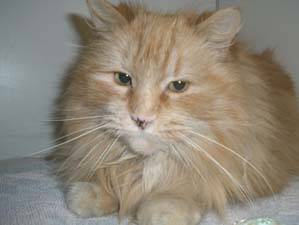
#> input picture opencv-resizing/cat.jpg, 299 x 225 px
$ python opencv_resize.py --image cat.jpg
#> lines starting #> are read from the running program, lines starting #| are printed output that depends on the picture
# USAGE
# python opencv_resize.py --image cat.jpg

# import the necessary packages
import argparse
import imutils
import cv2

# construct the argument parser and parse the arguments
ap = argparse.ArgumentParser()
ap.add_argument("-i", "--image", type=str, default="cat.jpg",
	help="path to the input image")
args = vars(ap.parse_args())

# load the original input image and display it to our screen
image = cv2.imread(args["image"])
#> image is the input picture: shape (225, 299, 3); mean B, G, R 120.5, 134.3, 143.3
cv2.imshow("Original", image)

# let's resize our image to be 150 pixels wide, but in order to
# prevent our resized image from being skewed/distorted, we must
# first calculate the ratio of the *new* width to the *old* width
r = 150.0 / image.shape[1]
#> r = 0.502
dim = (150, int(image.shape[0] * r))
#> dim = (150, 112)

# perform the actual resizing of the image
resized = cv2.resize(image, dim, interpolation=cv2.INTER_AREA)
cv2.imshow("Resized (Width)", resized)

# let's resize the image to have a width of 50 pixels, again keeping
# in mind the aspect ratio
r = 50.0 / image.shape[0]
#> r = 0.222
dim = (int(image.shape[1] * r), 50)
#> dim = (66, 50)

# perform the resizing
resized = cv2.resize(image, dim, interpolation=cv2.INTER_AREA)
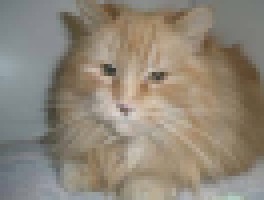
#> resized: shape (50, 66, 3) (shown 4 times larger); mean B, G, R 120.5, 134.3, 143.3
cv2.imshow("Resized (Height)", resized)
cv2.waitKey(0)

# calculating the ratio each and every time we want to resize an
# image is a real pain, so let's use the imutils convenience
# function which will *automatically* maintain our aspect ratio
# for us
resized = imutils.resize(image, width=100)
#> resized: shape (75, 100, 3)
cv2.imshow("Resized via imutils", resized)
cv2.waitKey(0)

# construct the list of interpolation methods in OpenCV
methods = [
	("cv2.INTER_NEAREST", cv2.INTER_NEAREST),
	("cv2.INTER_LINEAR", cv2.INTER_LINEAR),
	("cv2.INTER_AREA", cv2.INTER_AREA),
	("cv2.INTER_CUBIC", cv2.INTER_CUBIC),
	("cv2.INTER_LANCZOS4", cv2.INTER_LANCZOS4)]

# loop over the interpolation methods
for (name, method) in methods:
	# increase the size of the image by 3x using the current
	# interpolation method
	print("[INFO] {}".format(name))
	resized = imutils.resize(image, width=image.shape[1] * 3,
		inter=method)
	cv2.imshow("Method: {}".format(name), resized)
	cv2.waitKey(0)
